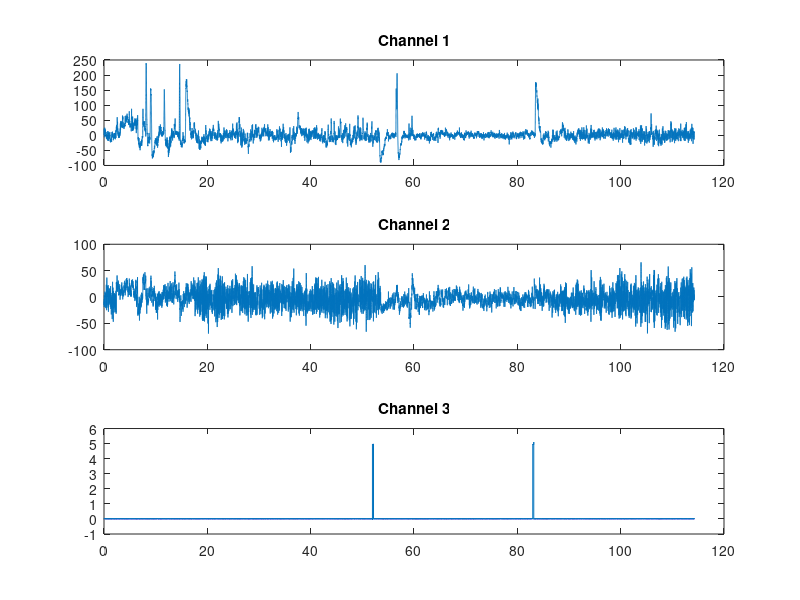
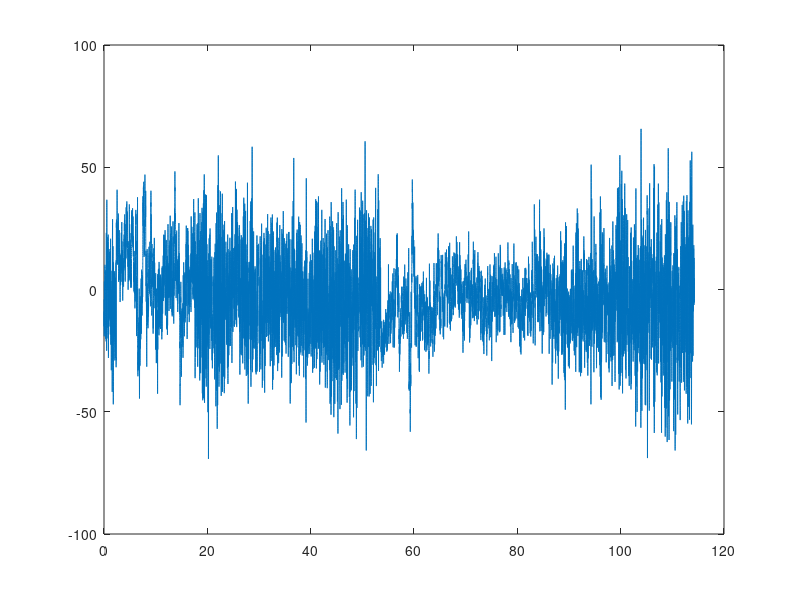

These charts were generated, in order, by the following MATLAB code: (Note: this script raises an error after producing the figures.)
close all; clear; clc;

acq = load('Simone240516eoec.mat');

chans = 1:size(acq.data, 2);


% Get dataset and sampling rate
data = acq.data(:,chans)';  % transpose data
fs = 1000; %  sampling rate (Hz)

% Free memory space (important for too large data matrix)
acq.data = [];

nChans = size(data, 1);
 
ax = zeros(1, nChans);
for n = 1:nChans
    ax(n)=subplot(nChans,1,n);
    plot((0:size(data,2)-1)/fs, data(n,:));
    title(sprintf('Channel %d', n));
end

TimeTemp = (0:size(data,2)-1)/fs;
figure
plot(TimeTemp,data(2,:));
vline(51958/fs,'r','Trigger1');
vline(82987/fs,'r','Trigger2');

TimeTemp = (0:size(data,2)-1)/fs;
figure
plot(TimeTemp,data(3,:));

%Save in an array the EEG signal
row_EEG = data(2,:);
Y = abs(row_EEG);
figure
plot((0:size(data,2)-1)/fs,Y.^2);%Plot the absolute value of the EEG Signal ^2
vline(51958/fs,'r','Trigger1');
vline(82987/fs,'r','Trigger2');

figure(1000)
plot((0:size(data,2)-1)/fs,Y);%Plot the absolute value of the EEG Signal
vline(51958/fs,'r','Trigger1');
vline(82987/fs,'r','Trigger2');

%Calculate the mean value of the two conditions (Eyes open and closed)
EyeOpen_M = mean(Y(60000:80000));
EyeOpen_S = std(Y(60000:80000));
EyeClosed_M = mean(Y(20000:40000));
EyeClosed_S = std(Y(20000:40000));

%FIND THE TRIGGERS
TriggerPosition = data(3,:);
TriggerMinValue = 2;%Valore che assume quando premo bottone
nSamples = size(TriggerPosition,2);
indexTrigger = zeros(1,nSamples);
indTemp = 1;

lastTrigger = -1;
boolIndexFound = 1;

for i = 1:nSamples
    if TriggerPosition(i) > TriggerMinValue    
        if(i == lastTrigger+1)
            boolIndexFound = 0;
            lastTrigger = lastTrigger + 1;
        else
            boolIndexFound = 1;
            lastTrigger = -1;
        end
        
        if boolIndexFound == 1
            indexTrigger(indTemp) = i;
            indTemp = indTemp + 1;
            lastTrigger = i;
        end
        
    end
end

numTriggers = indTemp - 1;
TriggersIndexes = indexTrigger(1:numTriggers);%Contains all the index position of the trigger


%CALCULATE THE MEAN FOR N SECONDS
secondsToAnalyze = 2;%Insert number of seconds to consider -----> CAMBIAMIIIIIIIIIIIIIIIIIIIII!

index_start = 1;
index_end = secondsToAnalyze*fs;

roundSeconds = nSamples - mod(nSamples,secondsToAnalyze*fs);

MeanSample = zeros(1,roundSeconds/(secondsToAnalyze*fs));


for i = 1:length(MeanSample)
    MeanSample(i) = mean(Y(index_start:index_end));
    index_start = index_start + (secondsToAnalyze*fs);
    index_end = index_end + (secondsToAnalyze*fs);
end

tempIntervals = roundSeconds/(secondsToAnalyze*fs);
integerRoundSeconds = (roundSeconds/fs) - secondsToAnalyze;
Time = 0:secondsToAnalyze:integerRoundSeconds;

%PLOT THE DATA --> MEANS AND TIME
figure(123)
plot(Time,MeanSample);
vline(51958/fs,'r','Trigger1');
vline(82987/fs,'r','Trigger2');

figure(1234)
scatter(Time,MeanSample);
vline(51958/fs,'r','Trigger1');
vline(82987/fs,'r','Trigger2');

%Boolean arrays with eyesclosed(0) and eyesopen(1)
TrInd_New = zeros(1,length(TriggersIndexes));

for i = 1:length(TriggersIndexes)
    TrInd_New(i) = TriggersIndexes(i)/(secondsToAnalyze*fs);
end

TrInd_New = round(TrInd_New);

if mod(length(TrInd_New),2)==0
    AssignTrigger = length(TrInd_New)/2;
else
    AssignTrigger = (length(TrInd_New)+1)/2;
end

BoolTrigger = zeros(1,length(MeanSample));

TriggerStart = -1;
TriggerEnd = -1;

for i = 1:2:AssignTrigger
    TriggerStart = TrInd_New(i);
    TriggerEnd = TrInd_New(i+1);
    
    BoolTrigger(TriggerStart:TriggerEnd)=1;
    
end

figure(2001)
gscatter(Time,MeanSample,BoolTrigger,'br','xo');
hline(10,'g','Boundary');


%Create vector for gscatter --> 1st classifier
Boolean_MeanSample= zeros(1,length(MeanSample));

for i = 1:length(MeanSample)
    if(MeanSample(i)<10)
        Boolean_MeanSample(i) = 1; 
    else
        Boolean_MeanSample(i) = 0;
    end
end

figure(3001)
gscatter(Time,MeanSample,Boolean_MeanSample,'br','xo');
vline(51958/fs,'r','Trigger1');
vline(82987/fs,'r','Trigger2');
hline(10,'g','Boundary');

%K nearest neighbour --> 2nd classifier
K = 5; %neighbours to consider
BooleanNeighbour = zeros(1,length(MeanSample));
EyesCO = -1;

for i = 1:length(Boolean_MeanSample)
    if i <= K
        BooleanNeighbour(i)= Boolean_MeanSample(i);
    elseif (i+4) >= (length(Boolean_MeanSample))
        EyesCO = sum(Boolean_MeanSample((i-K):(i-1)));
        if EyesCO <= K/2
            BooleanNeighbour(i) = 0;
        else
            BooleanNeighbour(i) = 1;
        end
    else
        EyesCO_Before = sum(Boolean_MeanSample((i-K):(i-1)));
        EyesCO_After = sum(Boolean_MeanSample((i+1):(i+K)));
        
        EyesCO = EyesCO_Before + EyesCO_After;
        
        if EyesCO <= K
            BooleanNeighbour(i) = 0;
        else
            BooleanNeighbour(i) = 1;
        end
    end
end

figure(4001)
gscatter(Time,MeanSample,BooleanNeighbour,'br','xo');
vline(51958/fs,'r','Trigger1');
vline(82987/fs,'r','Trigger2');

%K nearest neighbour 2
K = 3; %neighbours to consider
K1 = K + 1;
BooleanNeighbour = zeros(1,length(MeanSample));
EyesCO = -1;

for i = 1:length(Boolean_MeanSample)
    if i < K1
        BooleanNeighbour(i)= Boolean_MeanSample(i);
    elseif (i+K) > (length(Boolean_MeanSample))
        EyesCO = sum(Boolean_MeanSample((i-K):(i)));
        if EyesCO <= K1/2
            BooleanNeighbour(i) = 0;
        else
            BooleanNeighbour(i) = 1;
        end
    else
        EyesCO = sum(Boolean_MeanSample((i-K):(i+K)));
        
        if EyesCO <= K1
            BooleanNeighbour(i) = 0;
        else
            BooleanNeighbour(i) = 1;
        end
    end
end

figure(4002000)
gscatter(Time,MeanSample,BooleanNeighbour,'br','xo');
vline(51958/fs,'r','Trigger1');
vline(82987/fs,'r','Trigger2');


%REAL TIME SIMULATION

TimeInterval_Sec = 1;%Valore da cambiare per cambiare intervallo
AnalysisFrequency = 1000;%Valore in millisecondi per effettuare l'analisi dei dati

SamplesToAnalyze = TimeInterval_Sec * fs;
Temp_Start = 1;
Temp_End = AnalysisFrequency;

StopAnalysis = (nSamples-(mod(nSamples,AnalysisFrequency)))/AnalysisFrequency;

StreamingMean = zeros(1,StopAnalysis);

for i = 1:StopAnalysis
    if Temp_End - SamplesToAnalyze <= 0
        StreamingMean(i) = mean(Y(1:Temp_End));     
    else
        StreamingMean(i) = mean(Y((Temp_End-SamplesToAnalyze):Temp_End));
    end
    
    Temp_End = Temp_End + AnalysisFrequency;
end

Time = 0:(AnalysisFrequency/fs):((nSamples-(mod(nSamples,AnalysisFrequency)))/fs);
Time = Time(1:(length(Time)-1));

figure(5001)
scatter(Time,StreamingMean);
vline(51958/fs,'r','Trigger1');
vline(82987/fs,'r','Trigger2');
%hline(10,'g','Boundary');

%figure(5002)
%scatter(Time(1:10),StreamingMean(1:10));

%Save StreamingMean in .dat
csvwrite('csvlist.dat',StreamingMean)
type csvlist.dat


%Create vector for gscatter
Boolean_Streaming = zeros(1,length(StreamingMean));

for i = 1:length(StreamingMean)
    if(StreamingMean(i)<10)
        Boolean_Streaming(i) = 1; 
    else
        Boolean_Streaming(i) = 0;
    end
end

%figure
%gscatter(Time(1:10),StreamingMean(1:10),Boolean_Streaming(1:10),'br','xo')
%;

figure(6001)
gscatter(Time,StreamingMean,Boolean_Streaming,'br','xo');
vline(51958/fs,'r','Trigger1');
vline(82987/fs,'r','Trigger2');
hline(10,'g','Boundary');

%More intelligent classifier -->3rd classifier

K = 5; %neighbours to consider
BooleanNeighbour_Streaming = zeros(1,length(StreamingMean));
EyesCO = -1;

for i = 1:length(Boolean_Streaming)
    if i <= K
        BooleanNeighbour_Streaming(i)= Boolean_Streaming(i);
    else
        EyesCO = sum(Boolean_Streaming((i-K):(i-1)));
        if EyesCO <= K/2
            BooleanNeighbour_Streaming(i) = 0;
        else
            BooleanNeighbour_Streaming(i) = 1;
        end
    end
end

figure(7001)
gscatter(Time,StreamingMean,BooleanNeighbour_Streaming,'br','xo');
vline(51958/fs,'r','Trigger1');
vline(82987/fs,'r','Trigger2');
hline(10,'g','Boundary');



%REPEAT THE MEAN FOR THE STREAMING
secondsToAnalyze = 1;%Insert number of seconds to consider -----> CAMBIAMIIIIIIIIIIIIIIIIIIIII!

index_start = 1;
index_end = secondsToAnalyze*fs;

roundSeconds = nSamples - mod(nSamples,secondsToAnalyze*fs);

StreamingMean2 = zeros(1,roundSeconds/(secondsToAnalyze*fs));

i=0;

for i = 1:length(StreamingMean2)
    StreamingMean2(i) = mean(Y(index_start:index_end));
    index_start = index_start + (secondsToAnalyze*fs);
    index_end = index_end + (secondsToAnalyze*fs);
end

tempIntervals = roundSeconds/(secondsToAnalyze*fs);
integerRoundSeconds = (roundSeconds/fs) - secondsToAnalyze;
Time = 0:secondsToAnalyze:integerRoundSeconds;

%PLOT THE DATA --> MEANS AND TIME
figure
plot(Time,StreamingMean2);

figure(8001)
scatter(Time,StreamingMean2);

%Create Vector with eyes closed and open basing on the mean
Boolean_Streaming = zeros(1,length(StreamingMean2));

for i = 1:length(StreamingMean2)
    if(StreamingMean2(i)<10)
        Boolean_Streaming(i) = 1; 
    else
        Boolean_Streaming(i) = 0;
    end
end

%K NEAREST NEIGHBOUR CLASSIFIER
K = 3; %neighbours to consider
BooleanNeighbour_Streaming = zeros(1,length(StreamingMean2));
EyesCO = -1;

for i = 1:length(Boolean_Streaming)
    if i <= K
        BooleanNeighbour_Streaming(i)= Boolean_Streaming(i);
    else
        EyesCO = sum(Boolean_Streaming((i-K):(i-1)));
        if EyesCO <= K/2
            BooleanNeighbour_Streaming(i) = 0;
        else
            BooleanNeighbour_Streaming(i) = 1;
        end
    end
end

figure(9001)
gscatter(Time,StreamingMean2,BooleanNeighbour_Streaming,'br','xo');
vline(51958/fs,'r','Trigger1');
vline(82987/fs,'r','Trigger2');
hline(10,'g','Boundary');


%K NEAREST NEIGHBOUR CLASSIFIER 2 try
K = 6; %neighbours to consider
K1 = K + 1;
BooleanNeighbour_Streaming = zeros(1,length(StreamingMean2));
EyesCO = -1;

for i = 1:length(Boolean_Streaming)
    if i <= K1
        BooleanNeighbour_Streaming(i)= Boolean_Streaming(i);
    else
        EyesCO = sum(Boolean_Streaming((i-K):(i)));
        if EyesCO <= K1/2
            BooleanNeighbour_Streaming(i) = 0;
        else
            BooleanNeighbour_Streaming(i) = 1;
        end
    end
end

figure(90022)
gscatter(Time,StreamingMean2,BooleanNeighbour_Streaming,'br','xo');
vline(51958/fs,'r','Trigger1');
vline(82987/fs,'r','Trigger2');
hline(10,'g','Boundary');

%Save StreamingMean in .dat
csvwrite('NewArray.dat',StreamingMean2);
type NewArray.dat;








